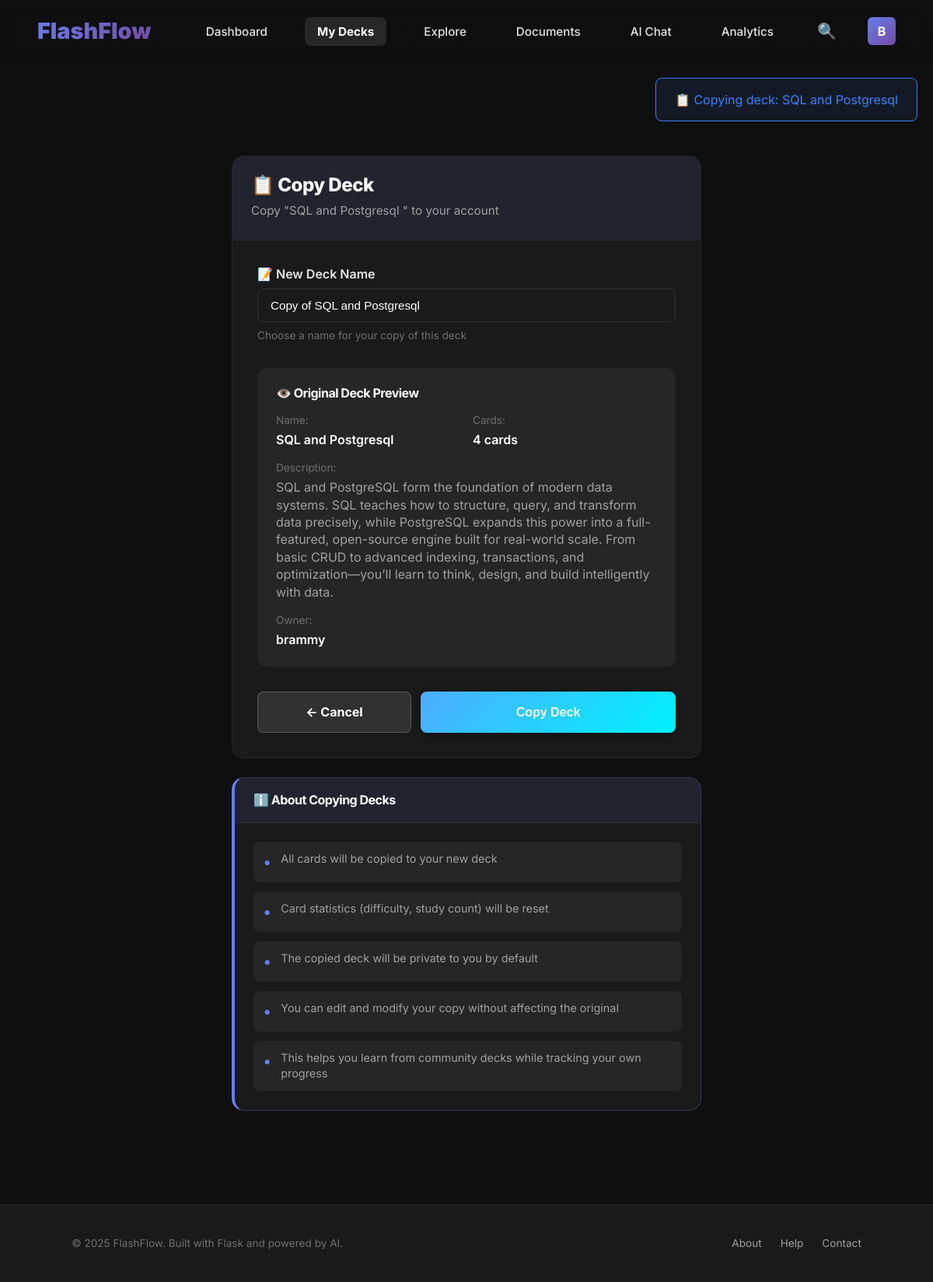
/decks/5/duplicate (signed in), run on the app's committed database.
### app/models/user.py (models this page shows, shortened)
class User(UserMixin, BaseModel):
    __tablename__ = 'users'
    username = db.Column(db.String(80), unique=True, nullable=False)
    email = db.Column(db.String(120), unique=True, nullable=False)
    password_hash = db.Column(db.String(255), nullable=False)
    is_active = db.Column(db.Boolean, default=True, nullable=False)
    ai_enabled = db.Column(db.Boolean, default=True, nullable=False)  # Changed default to True
    ai_provider = db.Column(db.String(20), default='gemini', nullable=True)
    decks = db.relationship('Deck', backref='owner', lazy=True, cascade='all, delete-orphan')

### app/models/deck.py (models this page shows, shortened)
class Deck(BaseModel):
    __tablename__ = 'decks'
    name = db.Column(db.String(100), nullable=False)
    description = db.Column(db.Text)
    is_public = db.Column(db.Boolean, default=False, nullable=False)
    user_id = db.Column(db.Integer, db.ForeignKey('users.id'), nullable=False)
    flashcards = db.relationship('Flashcard', backref='deck', lazy=True, cascade='all, delete-orphan')
    mc_cards = db.relationship('MCCard', backref='deck', lazy=True, cascade='all, delete-orphan')  # NEW
    def get_card_count(self):
        return len(self.flashcards)

### app/views/decks.py (the view)
@decks_bp.route('/<int:id>/duplicate', methods=['GET', 'POST'])
@login_required
def duplicate(id):
    original_deck = DeckService.get_or_404(id)
    if not DeckService.user_can_access_deck(original_deck, current_user.id):
        abort(403)
    form = DuplicateDeckForm()
    if form.validate_on_submit():
        new_deck = DeckService.duplicate_deck(
            original_deck=original_deck,
            new_user_id=current_user.id,
            new_name=form.name.data
        )
        flash(f'Deck copied as "{new_deck.name}"!', 'success')
        return redirect(url_for('decks.view', id=new_deck.id))
    elif request.method == 'GET':
        form.name.data = f"Copy of {original_deck.name}"
    return render_template(
        'decks/duplicate.html',
        title='Copy Deck',
        original_deck=original_deck,
        form=form
    )

### app/templates/decks/duplicate.html (shortened to what this page needs)
{% extends "base.html" %}
{% block content %}
<div class="container" style="max-width: 700px; padding-top: 120px; padding-bottom: 60px;">
    <div style="background: var(--color-bg-secondary); border: 1px solid var(--color-border-light); border-radius: 16px; overflow: hidden; margin-bottom: 24px;">
        <div style="background: rgba(102, 126, 234, 0.1); padding: 24px; border-bottom: 1px solid var(--color-border-light);">
            <h1 style="margin: 0 0 8px 0; font-size: 1.5rem; font-weight: 800; display: flex; align-items: center; gap: 12px;">
                📋 Copy Deck
            </h1>
            <p style="margin: 0; color: var(--color-text-tertiary); font-size: 0.95rem;">
                Copy "{{ original_deck.name }}" to your account
            </p>
        </div>
        <div style="padding: 32px;">
            <form method="POST">
                <div style="margin-bottom: 32px;">
                    <label for="{{ form.name.id }}" style="display: flex; align-items: center; gap: 8px; font-weight: 600; margin-bottom: 8px; color: var(--color-text-secondary);">
                        📝 {{ form.name.label.text }}
                    </label>
                    {{ form.name(class="form-input" + (" is-invalid" if form.name.errors else ""), style="width: 100%;") }}
                    <div style="color: var(--color-text-muted); font-size: 0.85rem; margin-top: 8px;">
                        Choose a name for your copy of this deck
                    </div>
                </div>
                <div style="background: var(--overlay-light); border-radius: 12px; padding: 24px; margin-bottom: 32px;">
                    <h3 style="font-size: 1rem; font-weight: 700; margin: 0 0 16px 0; display: flex; align-items: center; gap: 8px;">
                        👁️ Original Deck Preview
                    </h3>
                    <div style="display: grid; grid-template-columns: 1fr 1fr; gap: 16px; margin-bottom: 16px;">
                        <div>
                            <div style="color: var(--color-text-muted); font-size: 0.85rem; margin-bottom: 4px;">Name:</div>
                            <div style="font-weight: 600;">{{ original_deck.name }}</div>
                        </div>
                        <div>
                            <div style="color: var(--color-text-muted); font-size: 0.85rem; margin-bottom: 4px;">Cards:</div>
                            <div style="font-weight: 600;">{{ original_deck.get_card_count() }} cards</div>
                        </div>
                    </div>
                    {% if original_deck.description %}
                    <div style="margin-bottom: 16px;">
                        <div style="color: var(--color-text-muted); font-size: 0.85rem; margin-bottom: 4px;">Description:</div>
                        <div style="color: var(--color-text-tertiary);">{{ original_deck.description }}</div>
                    </div>
                    {% endif %}
                    <div>
                        <div style="color: var(--color-text-muted); font-size: 0.85rem; margin-bottom: 4px;">Owner:</div>
                        <div style="font-weight: 600;">{{ original_deck.owner.username }}</div>
                    </div>
                </div>
                <div style="display: flex; gap: 12px;">
                    <a href="{{ url_for('decks.view', id=original_deck.id) }}" class="btn btn-secondary" style="flex: 1;">
                        ← Cancel
                    </a>
                    {{ form.submit(class="btn", style="flex: 2; background: var(--gradient-green); color: white; border: none; padding: 14px 32px; border-radius: 8px; font-weight: 700; cursor: pointer; transition: all 0.3s ease; box-shadow: var(--shadow-md);") }}
                </div>
            </form>
        </div>
    </div>
    <div style="background: var(--color-bg-secondary); border: 1px solid var(--color-border-primary); border-left: 4px solid var(--color-primary); border-radius: 16px; overflow: hidden;">
        <div style="background: rgba(102, 126, 234, 0.1); padding: 20px 24px; border-bottom: 1px solid var(--color-border-light);">
            <h3 style="margin: 0; font-size: 1rem; font-weight: 700; display: flex; align-items: center; gap: 8px;">
                ℹ️ About Copying Decks
            </h3>
        </div>
        <div style="padding: 24px;">
            <ul style="list-style: none; padding: 0; margin: 0; display: flex; flex-direction: column; gap: 12px;">
                <li style="display: flex; align-items: start; gap: 12px; padding: 12px; background: var(--overlay-light); border-radius: 8px;">
                    <span style="color: var(--color-primary); font-size: 1.25rem; flex-shrink: 0;">•</span>
                    <span style="color: var(--color-text-tertiary); font-size: 0.9rem;">All cards will be copied to your new deck</span>
                </li>
                <li style="display: flex; align-items: start; gap: 12px; padding: 12px; background: var(--overlay-light); border-radius: 8px;">
                    <span style="color: var(--color-primary); font-size: 1.25rem; flex-shrink: 0;">•</span>
                    <span style="color: var(--color-text-tertiary); font-size: 0.9rem;">Card statistics (difficulty, study count) will be reset</span>
                </li>
                <li style="display: flex; align-items: start; gap: 12px; padding: 12px; background: var(--overlay-light); border-radius: 8px;">
                    <span style="color: var(--color-primary); font-size: 1.25rem; flex-shrink: 0;">•</span>
                    <span style="color: var(--color-text-tertiary); font-size: 0.9rem;">The copied deck will be private to you by default</span>
                </li>
                <li style="display: flex; align-items: start; gap: 12px; padding: 12px; background: var(--overlay-light); border-radius: 8px;">
                    <span style="color: var(--color-primary); font-size: 1.25rem; flex-shrink: 0;">•</span>
                    <span style="color: var(--color-text-tertiary); font-size: 0.9rem;">You can edit and modify your copy without affecting the original</span>
                </li>
                <li style="display: flex; align-items: start; gap: 12px; padding: 12px; background: var(--overlay-light); border-radius: 8px;">
                    <span style="color: var(--color-primary); font-size: 1.25rem; flex-shrink: 0;">•</span>
                    <span style="color: var(--color-text-tertiary); font-size: 0.9rem;">This helps you learn from community decks while tracking your own progress</span>
                </li>
            </ul>
        </div>
    </div>
</div>
{% endblock %}

### app/templates/base.html (shortened to what this page needs)
<!DOCTYPE html>
<html lang="en">
<head>
    <link href="https://cdn.jsdelivr.net/npm/bootstrap@5.3.0/dist/css/bootstrap-grid.min.css" rel="stylesheet">
    <link rel="stylesheet" href="https://cdn.jsdelivr.net/npm/bootstrap-icons@1.10.0/font/bootstrap-icons.css">
    <link rel="stylesheet" href="{{ url_for('static', filename='css/base.css') }}">
    <link rel="stylesheet" href="{{ url_for('static', filename='css/components.css') }}">
    <link rel="stylesheet" href="{{ url_for('static', filename='css/layouts.css') }}">
    <link rel="stylesheet" href="{{ url_for('static', filename='css/utilities.css') }}">
</head>
<body>
    <nav class="navbar">
        <div class="logo">
            <a href="{{ url_for('main.index') }}" style="text-decoration: none; color: inherit;">
                FlashFlow
            </a>
        </div>
        <div class="nav-links" id="navLinks">
            {% if current_user.is_authenticated %}
                <a href="{{ url_for('main.dashboard') }}"
                   class="nav-link {% if request.endpoint == 'main.dashboard' %}active{% endif %}">
                    Dashboard
                </a>
                <a href="{{ url_for('decks.index') }}"
                   class="nav-link {% if request.endpoint and 'decks' in request.endpoint %}active{% endif %}">
                    My Decks
                </a>
                <a href="{{ url_for('decks.public') }}"
                   class="nav-link {% if request.endpoint == 'decks.public' %}active{% endif %}">
                    Explore
                </a>
                <a href="{{ url_for('documents.library') }}"
                   class="nav-link {% if request.endpoint and 'documents' in request.endpoint %}active{% endif %}"
                   title="My Documents">
                    Documents
                </a>
                <a href="{{ url_for('chat.index') }}"
                   class="nav-link {% if request.endpoint and 'chat' in request.endpoint %}active{% endif %}"
                   title="AI Chat">
                    AI Chat
                </a>
                <a href="{{ url_for('mc_metrics.dashboard') }}"
                   class="nav-link {% if request.endpoint and 'mc_metrics' in request.endpoint %}active{% endif %}"
                   title="Metrics">
                    Analytics
                </a>
                <div class="search-container">
                    <span class="search-icon" title="Search decks">🔍</span>
                </div>
                <a href="{{ url_for('auth.profile') }}" class="profile-icon" title="{{ current_user.username }}">
                    {{ current_user.username[0].upper() }}
                </a>
            {% endif %}
        </div>
    </nav>
    <main class="main-content">
        {% block content %}{% endblock %}
    </main>
    <footer class="footer">
        <div class="container">
            <div class="footer-content">
                <div class="footer-text">
                    &copy; 2025 FlashFlow. Built with Flask and powered by AI.
                </div>
                <div class="footer-links">
                    <a href="{{ url_for('main.about') }}" class="footer-link">About</a>
                    <a href="{{ url_for('main.help') }}" class="footer-link">Help</a>
                    <a href="#" class="footer-link">Contact</a>
                </div>
            </div>
        </div>
    </footer>
</body>
</html>

### data on the page
User: username "B", owner.username "brammy"
Deck: name "SQL and Postgresql", description "SQL and PostgreSQL form the foundation of modern data systems. SQL teaches how to structure, query, and transform data precisely, while PostgreSQL expands this power into a full-featured, open-source engine built for real-world scale. From basic CRUD to advanced indexing, transactions, and optimization—you’ll learn to think, design, and build intelligently with data."

### other printed values
{{ original_deck.get_card_count() }} "4"
